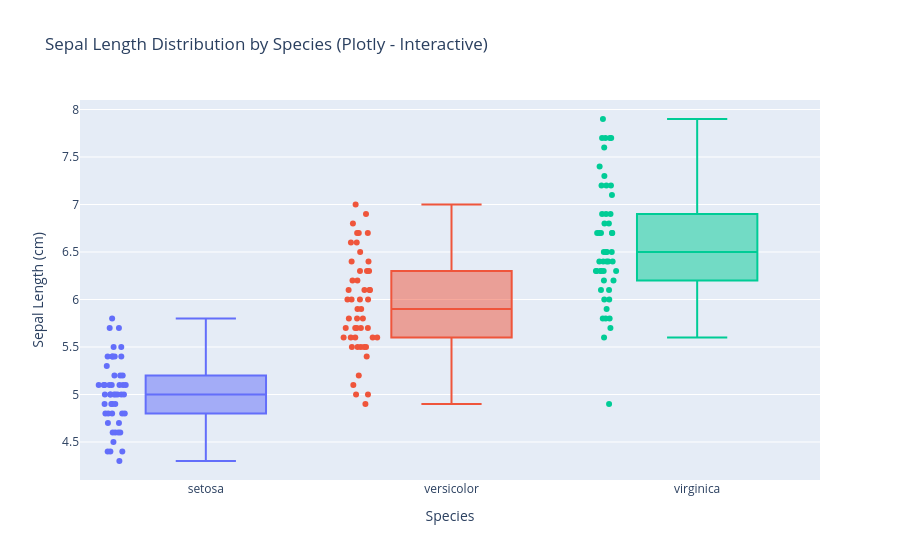

Notebook code for this chart:
### Markdown cell above
### 8.3 — Interactive Box Plot with Plotly

### Code cell
# Interactive box plot using Plotly
fig = px.box(iris, x='species', y='sepal_length', color='species',
             title='Sepal Length Distribution by Species (Plotly - Interactive)',
             labels={'sepal_length': 'Sepal Length (cm)', 'species': 'Species'},
             points='all')  # Show all data points

fig.update_layout(showlegend=False)
fig.show()

### Figure 1 — Plotly figure (JSON) as saved in the notebook; plotly's stock layout.template omitted (floating-point values rounded to 4 significant figures)
{"data": [{"alignmentgroup": "True", "boxpoints": "all", "hovertemplate": "Species=%{x}<br>Sepal Length (cm)=%{y}<extra></extra>", "legendgroup": "setosa", "marker": {"color": "#636efa"}, "name": "setosa", "notched": false, "offsetgroup": "setosa", "orientation": "v", "showlegend": true, "type": "box", "x": ["setosa", "setosa", "setosa", "setosa", "setosa", "setosa", "setosa", "setosa", "setosa", "setosa", "setosa", "setosa", "setosa", "setosa", "setosa", "setosa", "setosa", "setosa", "setosa", "setosa", "setosa", "setosa", "setosa", "setosa", "setosa", "setosa", "setosa", "setosa", "setosa", "setosa", "setosa", "setosa", "setosa", "setosa", "setosa", "setosa", "setosa", "setosa", "setosa", "setosa", "setosa", "setosa", "setosa", "setosa", "setosa", "setosa", "setosa", "setosa", "setosa", "setosa"], "x0": " ", "xaxis": "x", "y": [5.1, 4.9, 4.7, 4.6, 5.0, 5.4, 4.6, 5.0, 4.4, 4.9, 5.4, 4.8, 4.8, 4.3, 5.8, 5.7, 5.4, 5.1, 5.7, 5.1, 5.4, 5.1, 4.6, 5.1, 4.8, 5.0, 5.0, 5.2, 5.2, 4.7, 4.8, 5.4, 5.2, 5.5, 4.9, 5.0, 5.5, 4.9, 4.4, 5.1, 5.0, 4.5, 4.4, 5.0, 5.1, 4.8, 5.1, 4.6, 5.3, 5.0], "y0": " ", "yaxis": "y"}, {"alignmentgroup": "True", "boxpoints": "all", "hovertemplate": "Species=%{x}<br>Sepal Length (cm)=%{y}<extra></extra>", "legendgroup": "versicolor", "marker": {"color": "#EF553B"}, "name": "versicolor", "notched": false, "offsetgroup": "versicolor", "orientation": "v", "showlegend": true, "type": "box", "x": ["versicolor", "versicolor", "versicolor", "versicolor", "versicolor", "versicolor", "versicolor", "versicolor", "versicolor", "versicolor", "versicolor", "versicolor", "versicolor", "versicolor", "versicolor", "versicolor", "versicolor", "versicolor", "versicolor", "versicolor", "versicolor", "versicolor", "versicolor", "versicolor", "versicolor", "versicolor", "versicolor", "versicolor", "versicolor", "versicolor", "versicolor", "versicolor", "versicolor", "versicolor", "versicolor", "versicolor", "versicolor", "versicolor", "versicolor", "versicolor", "versicolor", "versicolor", "versicolor", "versicolor", "versicolor", "versicolor", "versicolor", "versicolor", "versicolor", "versicolor"], "x0": " ", "xaxis": "x", "y": [7.0, 6.4, 6.9, 5.5, 6.5, 5.7, 6.3, 4.9, 6.6, 5.2, 5.0, 5.9, 6.0, 6.1, 5.6, 6.7, 5.6, 5.8, 6.2, 5.6, 5.9, 6.1, 6.3, 6.1, 6.4, 6.6, 6.8, 6.7, 6.0, 5.7, 5.5, 5.5, 5.8, 6.0, 5.4, 6.0, 6.7, 6.3, 5.6, 5.5, 5.5, 6.1, 5.8, 5.0, 5.6, 5.7, 5.7, 6.2, 5.1, 5.7], "y0": " ", "yaxis": "y"}, {"alignmentgroup": "True", "boxpoints": "all", "hovertemplate": "Species=%{x}<br>Sepal Length (cm)=%{y}<extra></extra>", "legendgroup": "virginica", "marker": {"color": "#00cc96"}, "name": "virginica", "notched": false, "offsetgroup": "virginica", "orientation": "v", "showlegend": true, "type": "box", "x": ["virginica", "virginica", "virginica", "virginica", "virginica", "virginica", "virginica", "virginica", "virginica", "virginica", "virginica", "virginica", "virginica", "virginica", "virginica", "virginica", "virginica", "virginica", "virginica", "virginica", "virginica", "virginica", "virginica", "virginica", "virginica", "virginica", "virginica", "virginica", "virginica", "virginica", "virginica", "virginica", "virginica", "virginica", "virginica", "virginica", "virginica", "virginica", "virginica", "virginica", "virginica", "virginica", "virginica", "virginica", "virginica", "virginica", "virginica", "virginica", "virginica", "virginica"], "x0": " ", "xaxis": "x", "y": [6.3, 5.8, 7.1, 6.3, 6.5, 7.6, 4.9, 7.3, 6.7, 7.2, 6.5, 6.4, 6.8, 5.7, 5.8, 6.4, 6.5, 7.7, 7.7, 6.0, 6.9, 5.6, 7.7, 6.3, 6.7, 7.2, 6.2, 6.1, 6.4, 7.2, 7.4, 7.9, 6.4, 6.3, 6.1, 7.7, 6.3, 6.4, 6.0, 6.9, 6.7, 6.9, 5.8, 6.8, 6.7, 6.7, 6.3, 6.5, 6.2, 5.9], "y0": " ", "yaxis": "y"}], "layout": {"boxmode": "overlay", "legend": {"title": {"text": "Species"}, "tracegroupgap": 0}, "showlegend": false, "title": {"text": "Sepal Length Distribution by Species (Plotly - Interactive)"}, "xaxis": {"anchor": "y", "categoryarray": ["setosa", "versicolor", "virginica"], "categoryorder": "array", "domain": [0, 1], "title": {"text": "Species"}}, "yaxis": {"anchor": "x", "domain": [0, 1], "title": {"text": "Sepal Length (cm)"}}}}
